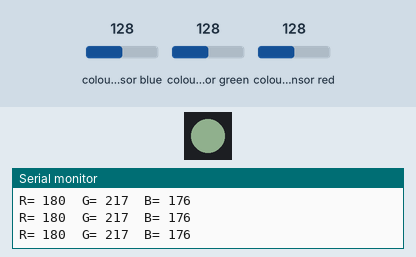
Simulated run of this sketch. Board: Arduino Uno, built with avr-gcc and run on an emulated ATmega328P. Shown: 1 RGB LEDs in strip order, left to right, the last lines printed to the serial monitor. Wiring (inferred from the names in the program): TCS3200 colour sensor: output pin 8; S2 pin 6; S3 pin 7; S0 pin 4; S1 pin 5. The test bench sets the inputs (shaded band); at power-on: colour sensor blue 128, colour sensor green 128, colour sensor red 128. Dim RGB values are drawn brighter than linear.

Above: at 1.2 s.
1.3 s: colour sensor blue set to 5
At 2.4 s:
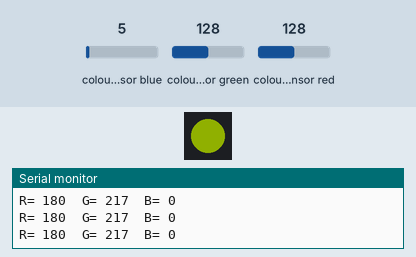
2.9 s: colour sensor green set to 5
At 4.1 s:
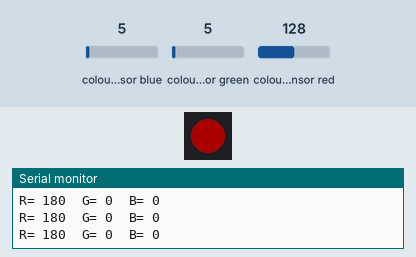
4.7 s: colour sensor blue set to 128
At 5.6 s:
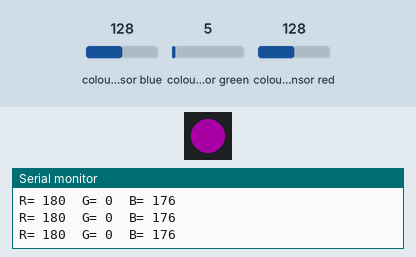
6.2 s: colour sensor red set to 5
At 7.3 s:
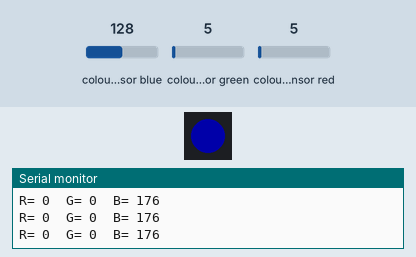
8.0 s: colour sensor green set to 64
At 9.1 s:
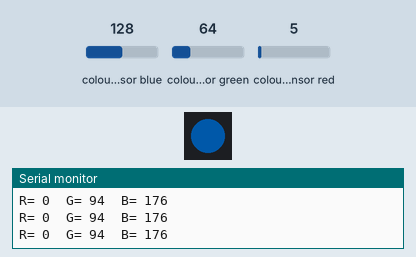
Timing chart, 0 to 10.8 s (numbered marks = the images above; inputs shaded):
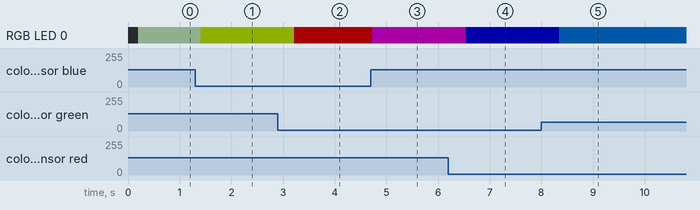

The sketch:

Cor-RGB-sensor-de-cor-TCS230-Current.ino
```cpp
/*     Arduino Color Sensing Tutorial
 *
 *  by Dejan Nedelkovski, www.HowToMechatronics.com
 *  Modified by Clovis Fritzen http://www.FritzenLab.com.br in May 1st, 2017
 *
 *  Also using Adafuit NeoPixel code
 *
 *  - This code reads a color sensor (TCS230) converts it to RGB and shows it
 *  back in an Adafruit NeoPixel. The color is read and then showed back!
 */

#include <Adafruit_NeoPixel.h>
#ifdef __AVR__
#include <avr/power.h>
#endif

 // Which pin on the Arduino is connected to the NeoPixels?
#define PIN      9

 // How many NeoPixels are attached to the Arduino?
#define NUMPIXELS   1

Adafruit_NeoPixel pixels = Adafruit_NeoPixel(NUMPIXELS, PIN, NEO_GRB + NEO_KHZ800);

int delayval = 333; // delay

#define S0 4
#define S1 5
#define S2 6
#define S3 7
#define sensorOut 8

int frequency = 0;
int Red, Green, Blue;

void setup() {
  pinMode(S0, OUTPUT);
  pinMode(S1, OUTPUT);
  pinMode(S2, OUTPUT);
  pinMode(S3, OUTPUT);
  pinMode(sensorOut, INPUT);

  // Setting frequency-scaling to 20%
  digitalWrite(S0,HIGH);
  digitalWrite(S1,LOW);

  Serial.begin(9600);
  pixels.begin(); // This initializes the NeoPixel library.
}

void loop() {
  // Setting red filtered photodiodes to be read
  digitalWrite(S2,LOW);
  digitalWrite(S3,LOW);
  // Reading the output frequency
  frequency = pulseIn(sensorOut, LOW);
  //Remaping the value of the frequency to the RGB Model of 0 to 255
  frequency = map(frequency, 25,72,255,0);
  if (frequency < 0) {
    frequency = 0;
  }
  if (frequency > 255) {
    frequency = 255;
  }
  Red= frequency;
  // Printing the value on the serial monitor
  Serial.print("R= ");//printing name
  Serial.print(frequency);//printing RED color frequency
  Serial.print("  ");
  delay(100);

  // Setting Green filtered photodiodes to be read
  digitalWrite(S2,HIGH);
  digitalWrite(S3,HIGH);
  // Reading the output frequency
  frequency = pulseIn(sensorOut, LOW);
  //Remaping the value of the frequency to the RGB Model of 0 to 255
  frequency = map(frequency, 30,90,255,0);
  if (frequency < 0) {
    frequency = 0;
  }
  if (frequency > 255) {
    frequency = 255;
  }
  Green = frequency;
  // Printing the value on the serial monitor
  Serial.print("G= ");//printing name
  Serial.print(frequency);//printing RED color frequency
  Serial.print("  ");
  delay(100);

  // Setting Blue filtered photodiodes to be read
  digitalWrite(S2,LOW);
  digitalWrite(S3,HIGH);
  // Reading the output frequency
  frequency = pulseIn(sensorOut, LOW);
  //Remaping the value of the frequency to the RGB Model of 0 to 255
  frequency = map(frequency, 25,70,255,0);
  if (frequency < 0) {
    frequency = 0;
  }
  if (frequency > 255) {
    frequency = 255;
  }
  Blue = frequency;
  // Printing the value on the serial monitor
  Serial.print("B= ");//printing name
  Serial.print(frequency);//printing RED color frequency
  Serial.println("  ");
  pixels.setPixelColor(0, pixels.Color(Red,Green,Blue)); // Moderately bright green color.
  pixels.setBrightness(64);
  pixels.show(); // This sends the updated pixel color to the hardware.
  delay(100);
}
```

Measured:
- after the input at 1.3 s, RGB LED 0: RGB(45, 55, 44) → RGB(45, 55, 0) after 0.11 s
- after the input at 2.9 s, RGB LED 0: RGB(45, 55, 0) → RGB(45, 0, 0) after 0.32 s
- after the input at 4.7 s, RGB LED 0: RGB(45, 0, 0) → RGB(45, 0, 44) at once
- after the input at 6.2 s, RGB LED 0: RGB(45, 0, 44) → RGB(0, 0, 44) after 0.33 s
- after the input at 8.0 s, RGB LED 0: RGB(0, 0, 44) → RGB(0, 23, 44) after 0.35 s
